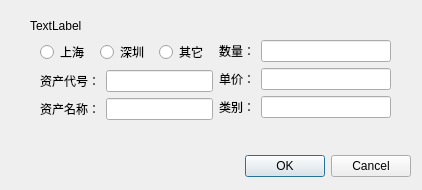
<?xml version="1.0" encoding="UTF-8"?>
<ui version="4.0">
 <class>myInsertAsset</class>
 <widget class="QDialog" name="myInsertAsset">
  <property name="geometry">
   <rect>
    <x>0</x>
    <y>0</y>
    <width>422</width>
    <height>190</height>
   </rect>
  </property>
  <property name="windowTitle">
   <string>添加资产</string>
  </property>
  <widget class="QDialogButtonBox" name="buttonBox">
   <property name="geometry">
    <rect>
     <x>240</x>
     <y>150</y>
     <width>171</width>
     <height>32</height>
    </rect>
   </property>
   <property name="orientation">
    <enum>Qt::Horizontal</enum>
   </property>
   <property name="standardButtons">
    <set>QDialogButtonBox::Cancel|QDialogButtonBox::Ok</set>
   </property>
  </widget>
  <widget class="QLabel" name="labelAccount">
   <property name="geometry">
    <rect>
     <x>30</x>
     <y>20</y>
     <width>54</width>
     <height>12</height>
    </rect>
   </property>
   <property name="text">
    <string>TextLabel</string>
   </property>
  </widget>
  <widget class="QWidget" name="horizontalLayoutWidget">
   <property name="geometry">
    <rect>
     <x>40</x>
     <y>40</y>
     <width>351</width>
     <height>101</height>
    </rect>
   </property>
   <layout class="QHBoxLayout" name="horizontalLayout" stretch="1,1">
    <item>
     <layout class="QVBoxLayout" name="verticalLayout" stretch="1,3">
      <item>
       <layout class="QHBoxLayout" name="hlMarket">
        <item>
         <widget class="QRadioButton" name="radioSH">
          <property name="text">
           <string>上海</string>
          </property>
         </widget>
        </item>
        <item>
         <widget class="QRadioButton" name="radioSZ">
          <property name="text">
           <string>深圳</string>
          </property>
         </widget>
        </item>
        <item>
         <widget class="QRadioButton" name="radioOther">
          <property name="text">
           <string>其它</string>
          </property>
         </widget>
        </item>
       </layout>
      </item>
      <item>
       <layout class="QFormLayout" name="formLayout">
        <item row="0" column="0">
         <widget class="QLabel" name="labelAssetCode">
          <property name="text">
           <string>资产代号：</string>
          </property>
         </widget>
        </item>
        <item row="0" column="1">
         <widget class="QLineEdit" name="lineEditAssetCode"/>
        </item>
        <item row="1" column="0">
         <widget class="QLabel" name="labelAssetName">
          <property name="text">
           <string>资产名称：</string>
          </property>
         </widget>
        </item>
        <item row="1" column="1">
         <widget class="QLineEdit" name="lineEditAssetName"/>
        </item>
       </layout>
      </item>
     </layout>
    </item>
    <item>
     <layout class="QFormLayout" name="formLayout_2">
      <item row="2" column="0">
       <widget class="QLabel" name="labelPrice">
        <property name="text">
         <string>单价：</string>
        </property>
       </widget>
      </item>
      <item row="2" column="1">
       <widget class="QLineEdit" name="lineEditPrice"/>
      </item>
      <item row="3" column="0">
       <widget class="QLabel" name="labelType">
        <property name="text">
         <string>类别：</string>
        </property>
        <property name="alignment">
         <set>Qt::AlignRight|Qt::AlignTrailing|Qt::AlignVCenter</set>
        </property>
       </widget>
      </item>
      <item row="3" column="1">
       <widget class="QLineEdit" name="lineEditType"/>
      </item>
      <item row="1" column="0">
       <widget class="QLabel" name="labelAmount">
        <property name="text">
         <string>数量：</string>
        </property>
       </widget>
      </item>
      <item row="1" column="1">
       <widget class="QLineEdit" name="lineEditAmount"/>
      </item>
     </layout>
    </item>
   </layout>
  </widget>
  <zorder>buttonBox</zorder>
  <zorder>labelAccount</zorder>
  <zorder>horizontalLayoutWidget</zorder>
  <zorder>radioSH</zorder>
 </widget>
 <resources/>
 <connections>
  <connection>
   <sender>buttonBox</sender>
   <signal>accepted()</signal>
   <receiver>myInsertAsset</receiver>
   <slot>accept()</slot>
   <hints>
    <hint type="sourcelabel">
     <x>248</x>
     <y>254</y>
    </hint>
    <hint type="destinationlabel">
     <x>157</x>
     <y>274</y>
    </hint>
   </hints>
  </connection>
  <connection>
   <sender>buttonBox</sender>
   <signal>rejected()</signal>
   <receiver>myInsertAsset</receiver>
   <slot>reject()</slot>
   <hints>
    <hint type="sourcelabel">
     <x>316</x>
     <y>260</y>
    </hint>
    <hint type="destinationlabel">
     <x>286</x>
     <y>274</y>
    </hint>
   </hints>
  </connection>
 </connections>
</ui>
